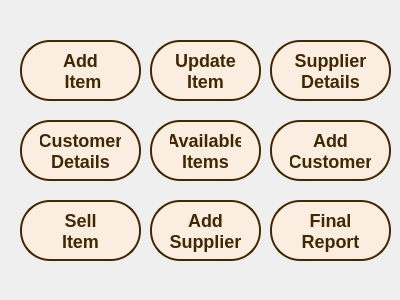
<?xml version="1.0" encoding="UTF-8"?>
<ui version="4.0">
 <class>MainWindow</class>
 <widget class="QMainWindow" name="MainWindow">
  <property name="windowModality">
   <enum>Qt::NonModal</enum>
  </property>
  <property name="geometry">
   <rect>
    <x>0</x>
    <y>0</y>
    <width>400</width>
    <height>300</height>
   </rect>
  </property>
  <property name="sizePolicy">
   <sizepolicy hsizetype="Preferred" vsizetype="Preferred">
    <horstretch>100</horstretch>
    <verstretch>100</verstretch>
   </sizepolicy>
  </property>
  <property name="minimumSize">
   <size>
    <width>200</width>
    <height>200</height>
   </size>
  </property>
  <property name="maximumSize">
   <size>
    <width>1500</width>
    <height>1500</height>
   </size>
  </property>
  <property name="windowTitle">
   <string>Grocery Store Manager 1.0</string>
  </property>
  <widget class="QWidget" name="widget">
   <property name="enabled">
    <bool>true</bool>
   </property>
   <property name="sizePolicy">
    <sizepolicy hsizetype="Preferred" vsizetype="Preferred">
     <horstretch>0</horstretch>
     <verstretch>0</verstretch>
    </sizepolicy>
   </property>
   <property name="maximumSize">
    <size>
     <width>569</width>
     <height>429</height>
    </size>
   </property>
   <widget class="QStackedWidget" name="stackedWidget">
    <property name="enabled">
     <bool>true</bool>
    </property>
    <property name="geometry">
     <rect>
      <x>0</x>
      <y>0</y>
      <width>400</width>
      <height>300</height>
     </rect>
    </property>
    <property name="sizePolicy">
     <sizepolicy hsizetype="Preferred" vsizetype="Preferred">
      <horstretch>0</horstretch>
      <verstretch>0</verstretch>
     </sizepolicy>
    </property>
    <property name="minimumSize">
     <size>
      <width>400</width>
      <height>300</height>
     </size>
    </property>
    <property name="maximumSize">
     <size>
      <width>500</width>
      <height>550</height>
     </size>
    </property>
    <property name="tabletTracking">
     <bool>false</bool>
    </property>
    <property name="focusPolicy">
     <enum>Qt::WheelFocus</enum>
    </property>
    <property name="styleSheet">
     <string notr="true">QPushButton{
  background-color: #fbeee0;
  border: 2px solid #422800;
  border-radius: 30px;
  box-shadow: #422800 4px 4px 0 0;
  color: #422800;
  cursor: pointer;
  display: inline-block;
  font-weight: 600;
  font-size: 18px;
  padding: 0 18px;
  line-height: 50px;
  text-align: center;

}

QLineEdit{
  border: none;
  border: 2px solid #422800;
background-color: #fbeee0;
font-weight: 600;
  font-size: 18px;
}
QLabel{
font-weight: 600;
  font-size: 18px;
}
QWidget{

}</string>
    </property>
    <property name="currentIndex">
     <number>2</number>
    </property>
    <widget class="QWidget" name="stackedWidgetPage1">
     <widget class="QLabel" name="MainLabel">
      <property name="geometry">
       <rect>
        <x>50</x>
        <y>60</y>
        <width>281</width>
        <height>20</height>
       </rect>
      </property>
      <property name="text">
       <string>WholeSale Management System</string>
      </property>
     </widget>
     <widget class="QLineEdit" name="UserName">
      <property name="geometry">
       <rect>
        <x>160</x>
        <y>130</y>
        <width>149</width>
        <height>25</height>
       </rect>
      </property>
     </widget>
     <widget class="QLabel" name="UserLabel">
      <property name="geometry">
       <rect>
        <x>40</x>
        <y>130</y>
        <width>91</width>
        <height>20</height>
       </rect>
      </property>
      <property name="text">
       <string>UserName:</string>
      </property>
     </widget>
     <widget class="QLabel" name="PassLabel">
      <property name="geometry">
       <rect>
        <x>40</x>
        <y>160</y>
        <width>91</width>
        <height>20</height>
       </rect>
      </property>
      <property name="text">
       <string>Password:</string>
      </property>
     </widget>
     <widget class="QLineEdit" name="Password">
      <property name="geometry">
       <rect>
        <x>160</x>
        <y>162</y>
        <width>149</width>
        <height>25</height>
       </rect>
      </property>
      <property name="echoMode">
       <enum>QLineEdit::Password</enum>
      </property>
     </widget>
     <widget class="QPushButton" name="Loginbtn">
      <property name="geometry">
       <rect>
        <x>200</x>
        <y>220</y>
        <width>93</width>
        <height>29</height>
       </rect>
      </property>
      <property name="text">
       <string>Login</string>
      </property>
     </widget>
     <widget class="QPushButton" name="Signupbtn">
      <property name="geometry">
       <rect>
        <x>70</x>
        <y>220</y>
        <width>101</width>
        <height>29</height>
       </rect>
      </property>
      <property name="text">
       <string>SignUp</string>
      </property>
     </widget>
    </widget>
    <widget class="QWidget" name="stackedWidgetPage2">
     <widget class="QLabel" name="AccountLabel">
      <property name="geometry">
       <rect>
        <x>100</x>
        <y>40</y>
        <width>171</width>
        <height>20</height>
       </rect>
      </property>
      <property name="text">
       <string>Create New Account</string>
      </property>
     </widget>
     <widget class="QLabel" name="UserLabel_2">
      <property name="geometry">
       <rect>
        <x>30</x>
        <y>100</y>
        <width>91</width>
        <height>20</height>
       </rect>
      </property>
      <property name="text">
       <string>UserName:</string>
      </property>
     </widget>
     <widget class="QLineEdit" name="Password_3">
      <property name="geometry">
       <rect>
        <x>178</x>
        <y>158</y>
        <width>149</width>
        <height>25</height>
       </rect>
      </property>
      <property name="echoMode">
       <enum>QLineEdit::Password</enum>
      </property>
     </widget>
     <widget class="QLabel" name="PassLabel_2">
      <property name="geometry">
       <rect>
        <x>30</x>
        <y>130</y>
        <width>91</width>
        <height>20</height>
       </rect>
      </property>
      <property name="text">
       <string>Password:</string>
      </property>
     </widget>
     <widget class="QLabel" name="PassLabel_3">
      <property name="geometry">
       <rect>
        <x>30</x>
        <y>160</y>
        <width>121</width>
        <height>20</height>
       </rect>
      </property>
      <property name="text">
       <string>Confirm Pass:</string>
      </property>
     </widget>
     <widget class="QLineEdit" name="Password_2">
      <property name="geometry">
       <rect>
        <x>178</x>
        <y>130</y>
        <width>149</width>
        <height>25</height>
       </rect>
      </property>
      <property name="echoMode">
       <enum>QLineEdit::Password</enum>
      </property>
     </widget>
     <widget class="QLineEdit" name="UserName_2">
      <property name="geometry">
       <rect>
        <x>178</x>
        <y>102</y>
        <width>149</width>
        <height>25</height>
       </rect>
      </property>
     </widget>
     <widget class="QPushButton" name="createaccbtn">
      <property name="geometry">
       <rect>
        <x>192</x>
        <y>230</y>
        <width>101</width>
        <height>31</height>
       </rect>
      </property>
      <property name="text">
       <string>SignUp</string>
      </property>
     </widget>
     <widget class="QPushButton" name="Backbtn_2">
      <property name="geometry">
       <rect>
        <x>80</x>
        <y>230</y>
        <width>93</width>
        <height>29</height>
       </rect>
      </property>
      <property name="text">
       <string>Back</string>
      </property>
     </widget>
    </widget>
    <widget class="QWidget" name="stackedWidgetPage3">
     <widget class="QPushButton" name="btnFindItem">
      <property name="geometry">
       <rect>
        <x>270</x>
        <y>40</y>
        <width>121</width>
        <height>61</height>
       </rect>
      </property>
      <property name="font">
       <font>
        <pointsize>-1</pointsize>
        <bold>true</bold>
       </font>
      </property>
      <property name="text">
       <string>Supplier
Details</string>
      </property>
     </widget>
     <widget class="QPushButton" name="btnReturnItems">
      <property name="geometry">
       <rect>
        <x>150</x>
        <y>200</y>
        <width>111</width>
        <height>61</height>
       </rect>
      </property>
      <property name="font">
       <font>
        <pointsize>-1</pointsize>
        <bold>true</bold>
       </font>
      </property>
      <property name="text">
       <string>Add
Supplier</string>
      </property>
     </widget>
     <widget class="QPushButton" name="btnAvailableItems">
      <property name="geometry">
       <rect>
        <x>150</x>
        <y>120</y>
        <width>111</width>
        <height>61</height>
       </rect>
      </property>
      <property name="font">
       <font>
        <pointsize>-1</pointsize>
        <bold>true</bold>
       </font>
      </property>
      <property name="text">
       <string>Available
Items</string>
      </property>
     </widget>
     <widget class="QPushButton" name="btnAddItem">
      <property name="geometry">
       <rect>
        <x>20</x>
        <y>40</y>
        <width>121</width>
        <height>61</height>
       </rect>
      </property>
      <property name="font">
       <font>
        <pointsize>-1</pointsize>
        <bold>true</bold>
       </font>
      </property>
      <property name="text">
       <string>Add
 Item</string>
      </property>
     </widget>
     <widget class="QPushButton" name="btnReport">
      <property name="geometry">
       <rect>
        <x>270</x>
        <y>200</y>
        <width>121</width>
        <height>61</height>
       </rect>
      </property>
      <property name="font">
       <font>
        <pointsize>-1</pointsize>
        <bold>true</bold>
       </font>
      </property>
      <property name="text">
       <string>Final
Report</string>
      </property>
     </widget>
     <widget class="QPushButton" name="btnExpiredItems">
      <property name="geometry">
       <rect>
        <x>20</x>
        <y>120</y>
        <width>121</width>
        <height>61</height>
       </rect>
      </property>
      <property name="font">
       <font>
        <pointsize>-1</pointsize>
        <bold>true</bold>
       </font>
      </property>
      <property name="text">
       <string>Customer
Details</string>
      </property>
     </widget>
     <widget class="QPushButton" name="btnUpdateItem">
      <property name="geometry">
       <rect>
        <x>150</x>
        <y>40</y>
        <width>111</width>
        <height>61</height>
       </rect>
      </property>
      <property name="font">
       <font>
        <pointsize>-1</pointsize>
        <bold>true</bold>
       </font>
      </property>
      <property name="text">
       <string>Update
Item</string>
      </property>
     </widget>
     <widget class="QPushButton" name="btnSoldItems">
      <property name="geometry">
       <rect>
        <x>270</x>
        <y>120</y>
        <width>121</width>
        <height>61</height>
       </rect>
      </property>
      <property name="font">
       <font>
        <pointsize>-1</pointsize>
        <bold>true</bold>
       </font>
      </property>
      <property name="text">
       <string>Add
Customer</string>
      </property>
     </widget>
     <widget class="QPushButton" name="btnSpoiledItem">
      <property name="geometry">
       <rect>
        <x>20</x>
        <y>200</y>
        <width>121</width>
        <height>61</height>
       </rect>
      </property>
      <property name="font">
       <font>
        <pointsize>-1</pointsize>
        <bold>true</bold>
       </font>
      </property>
      <property name="text">
       <string>Sell
Item</string>
      </property>
     </widget>
    </widget>
   </widget>
  </widget>
 </widget>
 <layoutdefault spacing="6" margin="11"/>
 <resources/>
 <connections/>
</ui>
